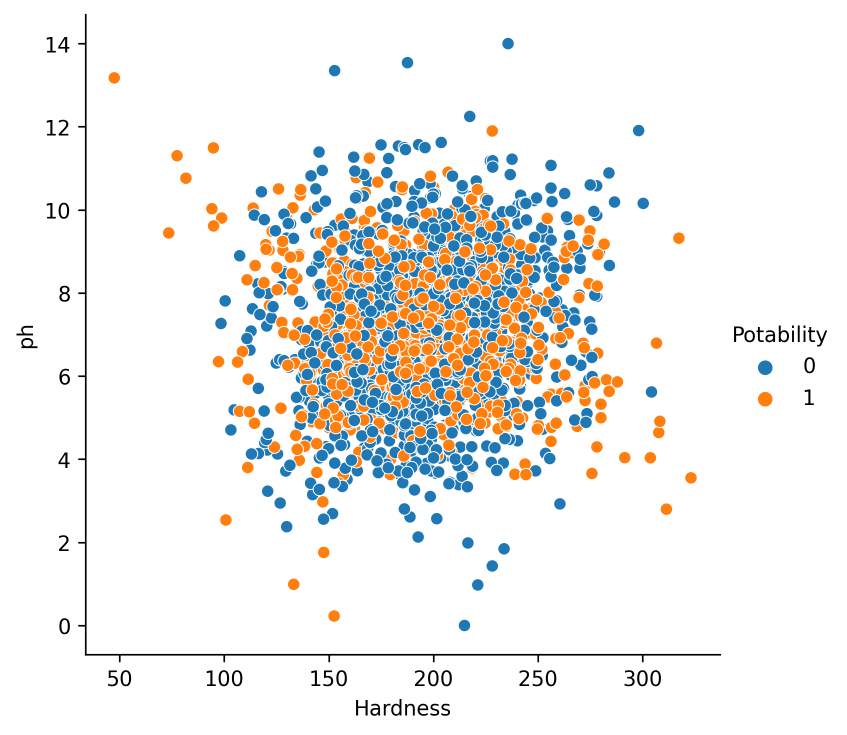
#> input picture data Analysis/hardness_ph.png, 1693 x 1469 px, given in place of VID_20210923_102034.mp4, which was not available (shown at 1/2 size)
$ python video.py
#> lines starting #> are read from the running program, lines starting #| are printed output that depends on the picture; pictures that were not available may be replaced by others from this repository, and a replacement may not be noted
import cv2
import numpy as np

# file path
file = r' C:\Videos\New folder\VID_20210923_102034.mp4'
vid = cv2.VideoCapture(file)

while True:
    state, image = vid.read()
#> image is the input picture: shape (1469, 1693, 3); mean B, G, R 236.5, 238.2, 239
    if not state: break
    # resize to 500x500
    sm_image_1 = cv2.resize(image, (500, 500)) # fixed size
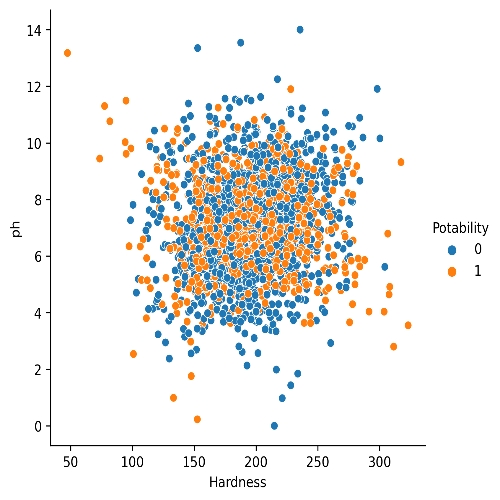
#> sm_image_1: shape (500, 500, 3); mean B, G, R 236.5, 238.2, 239
    sm_image_2 = cv2.resize(image, None, fx=.25, fy=.25) # scaledown by 25%
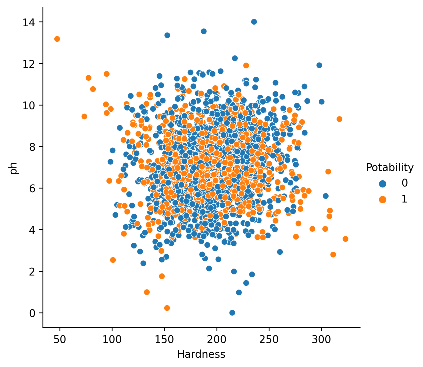
#> sm_image_2: shape (367, 423, 3); mean B, G, R 236.5, 238.2, 239
    # filter
    bw_image = cv2.cvtColor(sm_image_2, cv2.COLOR_BGR2GRAY)
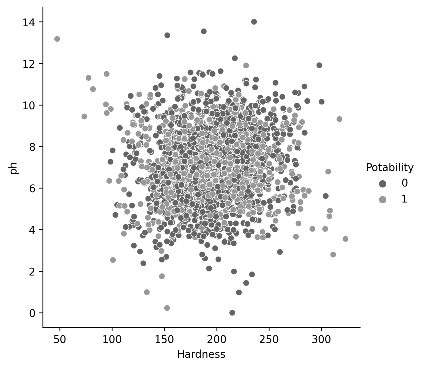
#> bw_image: shape (367, 423); min 0, max 255, mean 238.2
    rgb_image = cv2.cvtColor(sm_image_2, cv2.COLOR_BGR2RGB)
    # edge filter for outlines
    edge_image = cv2.Canny(rgb_image, 100, 200)
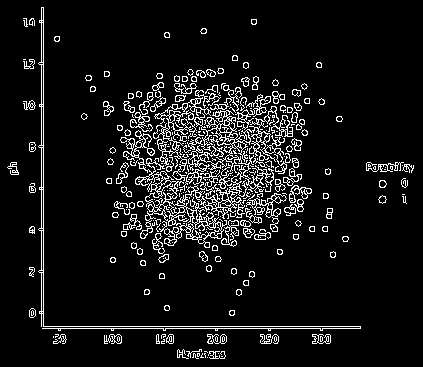
#> edge_image: shape (367, 423); 8.4% white in thin lines or dots

    cv2.imshow('video 1', sm_image_1)
    cv2.imshow('video 2', sm_image_2)
    cv2.imshow('bw', bw_image)
    cv2.imshow('rgb', rgb_image)
    cv2.imshow('edge', edge_image)
    key = cv2.waitKey(10)
#> (key Esc is pressed here)
    if key == 27: break
cv2.destroyAllWindows()
vid.release()
